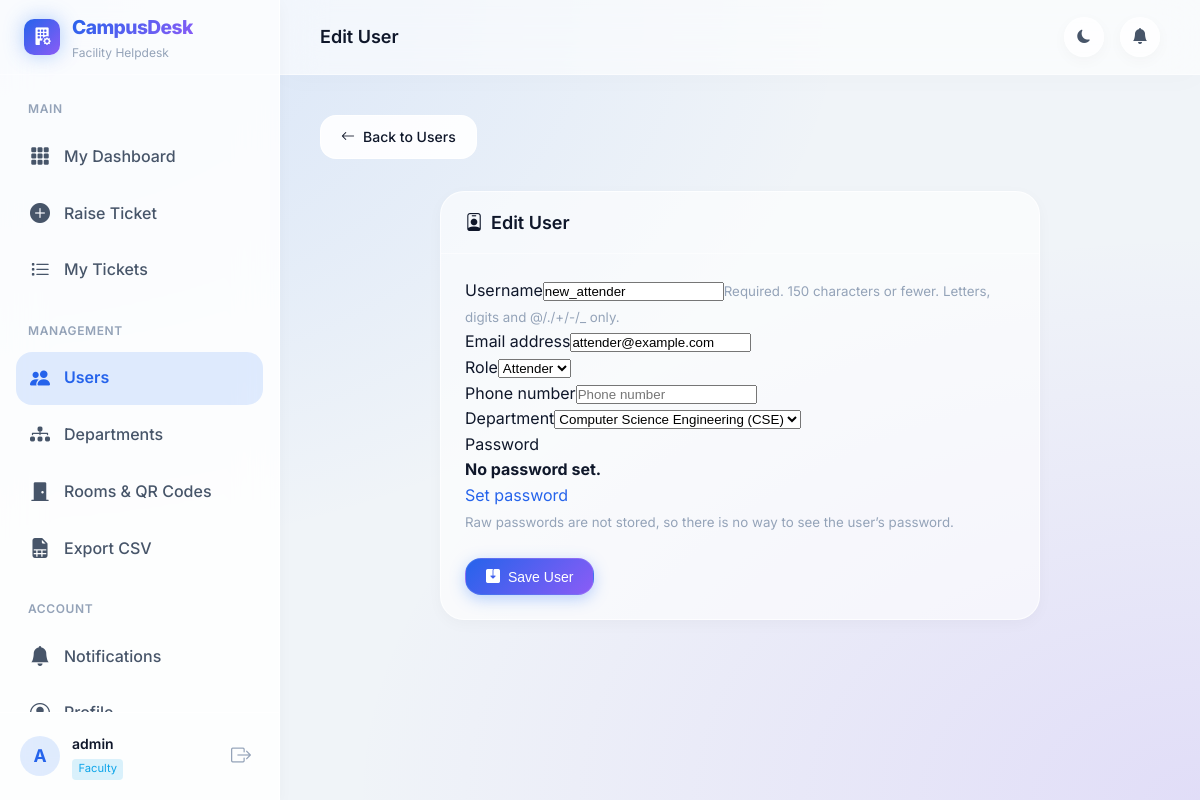
The page /accounts/users/20/edit/ (signed in) on the database its author committed.
### accounts/models.py (models this page shows, shortened)
class CustomUser(AbstractUser):
    ROLE_CHOICES = (
        ('ADMIN', 'Admin'),
        ('FACULTY', 'Faculty'),
        ('ATTENDER', 'Attender'),
    )
    role = models.CharField(max_length=15, choices=ROLE_CHOICES, default='FACULTY')
    phone_number = models.CharField(max_length=15, blank=True, null=True)
    department = models.ForeignKey(
        'tickets.Department',
        on_delete=models.SET_NULL,
        null=True,
        blank=True,
        related_name='users'
    )
    @property
    def is_admin_role(self):
        return self.role == 'ADMIN' or self.is_superuser

### accounts/views.py (the view)
# urls.py: path('users/<int:user_id>/edit/', views.edit_user, name='edit_user'),
@login_required
@admin_required
def edit_user(request, user_id):
    user = get_object_or_404(CustomUser, id=user_id)
    if request.method == 'POST':
        from .forms import CustomUserChangeForm
        form = CustomUserChangeForm(request.POST, instance=user)
        if form.is_valid():
            form.save()
            messages.success(request, f"User {user.username} has been updated successfully!")
            return redirect('accounts:manage_users')
    else:
        from .forms import CustomUserChangeForm
        form = CustomUserChangeForm(instance=user)
    return render(request, 'accounts/user_form.html', {'form': form, 'title': 'Edit User'})

### accounts/forms.py
class CustomUserChangeForm(UserChangeForm):
    class Meta:
        model = CustomUser
        fields = ('username', 'email', 'role', 'phone_number', 'department')
    def __init__(self, *args, **kwargs):
        super().__init__(*args, **kwargs)
        self.fields['department'].queryset = Department.objects.all()
        self.fields['department'].required = False

### tickets/models.py (called while the page is built)
    def __str__(self):
        return f"{self.name} ({self.code})"

### templates/accounts/user_form.html (shortened to what this page needs)
{% extends 'base_dashboard.html' %}
{% load django_bootstrap5 %}
{% block nav_users %}active{% endblock %}
{% block page_title %}{{ title }}{% endblock %}
{% block content %}
<div class="page-header">
    <a href="{% url 'accounts:manage_users' %}" class="btn btn-secondary">
        <i class="bi bi-arrow-left"></i> Back to Users
    </a>
</div>
<div class="content-grid" style="grid-template-columns: 1fr;">
    <div class="card" style="max-width: 600px; margin: 0 auto;">
        <div class="card-header">
            <h2 class="card-title"><i class="bi bi-person-badge"></i> {{ title }}</h2>
        </div>
        <div class="card-body">
            <form method="post">
                {% bootstrap_form form %}
                <div class="mt-4 text-end">
                    <button type="submit" class="btn btn-primary">
                        <i class="bi bi-save2-fill"></i> Save User
                    </button>
                </div>
            </form>
        </div>
    </div>
</div>
{% endblock %}

### templates/base_dashboard.html (shortened to what this page needs)
{% load static %}
<!DOCTYPE html>
<html lang="en" data-theme="dark">
<head>
    <link rel="stylesheet" href="https://cdn.jsdelivr.net/npm/bootstrap-icons@1.11.3/font/bootstrap-icons.min.css">
    <link rel="stylesheet" href="{% static 'css/dashboard.css' %}">
</head>
<body>
<aside class="sidebar" id="sidebar">
    <div class="sidebar-brand">
        <div class="brand-icon">
            <i class="bi bi-building-fill-gear"></i>
        </div>
        <div class="brand-text">
            <span class="brand-name">CampusDesk</span>
            <span class="brand-tagline">Facility Helpdesk</span>
        </div>
    </div>
    <nav class="sidebar-nav">
        <div class="nav-section">
            <span class="nav-section-label">Main</span>
            {% if user.role == 'FACULTY' %}
            <a href="{% url 'dashboard:faculty_dashboard' %}" class="nav-item {% block nav_faculty %}{% endblock %}">
                <i class="bi bi-grid-3x3-gap-fill nav-icon"></i>
                <span>My Dashboard</span>
            </a>
            <a href="{% url 'tickets:raise_ticket' %}" class="nav-item {% block nav_raise %}{% endblock %}">
                <i class="bi bi-plus-circle-fill nav-icon"></i>
                <span>Raise Ticket</span>
            </a>
            <a href="{% url 'tickets:ticket_list' %}" class="nav-item {% block nav_list %}{% endblock %}">
                <i class="bi bi-list-task nav-icon"></i>
                <span>My Tickets</span>
            </a>
            {% endif %}
        </div>
        {% if user.is_admin_role %}
        <div class="nav-section">
            <span class="nav-section-label">Management</span>
            <a href="{% url 'accounts:manage_users' %}" class="nav-item {% block nav_users %}{% endblock %}">
                <i class="bi bi-people-fill nav-icon"></i>
                <span>Users</span>
            </a>
            <a href="{% url 'tickets:manage_departments' %}" class="nav-item {% block nav_depts %}{% endblock %}">
                <i class="bi bi-diagram-3-fill nav-icon"></i>
                <span>Departments</span>
            </a>
            <a href="{% url 'tickets:manage_rooms' %}" class="nav-item {% block nav_rooms %}{% endblock %}">
                <i class="bi bi-door-closed-fill nav-icon"></i>
                <span>Rooms & QR Codes</span>
            </a>
            <a href="{% url 'dashboard:export_tickets' %}" class="nav-item">
                <i class="bi bi-file-earmark-spreadsheet-fill nav-icon"></i>
                <span>Export CSV</span>
            </a>
        </div>
        {% endif %}
        <div class="nav-section">
            <span class="nav-section-label">Account</span>
            <a href="{% url 'dashboard:notifications' %}" class="nav-item {% block nav_notifs %}{% endblock %}">
                <i class="bi bi-bell-fill nav-icon"></i>
                <span>Notifications</span>
            </a>
            <a href="{% url 'accounts:profile' %}" class="nav-item {% block nav_profile %}{% endblock %}">
                <i class="bi bi-person-circle nav-icon"></i>
                <span>Profile</span>
            </a>
        </div>
    </nav>
    <div class="sidebar-footer">
        <div class="user-info">
            <div class="user-avatar">{{ user.username|first|upper }}</div>
            <div class="user-details">
                <span class="user-name">{{ user.username }}</span>
                <span class="user-role role-badge role-{{ user.role|lower }}">{{ user.get_role_display }}</span>
            </div>
        </div>
        <form method="post" action="{% url 'accounts:logout' %}">
            <button type="submit" class="logout-btn" title="Logout">
                <i class="bi bi-box-arrow-right"></i>
            </button>
        </form>
    </div>
</aside>
<div class="main-wrapper">
    <header class="topbar">
        <div class="topbar-title">
            {% block page_title %}Dashboard{% endblock %}
        </div>
        <div class="topbar-actions">
            <button class="icon-btn" id="themeToggle" title="Toggle theme">
                <i class="bi bi-moon-fill" id="themeIcon"></i>
            </button>
            <a href="{% url 'dashboard:notifications' %}" class="icon-btn notif-btn" title="Notifications">
                <i class="bi bi-bell-fill"></i>
            </a>
        </div>
    </header>
    <main class="main-content">
        {% block content %}{% endblock %}
    </main>
</div>
</body>
</html>

### rows shown on the page
CustomUser: username|first "A", username "admin", role "Faculty"
CustomUser: username "new_attender", email "attender@example.com", role "Attender", department "Computer Science Engineering (CSE)"

### other values the page prints
{{ title }} "Edit User"
